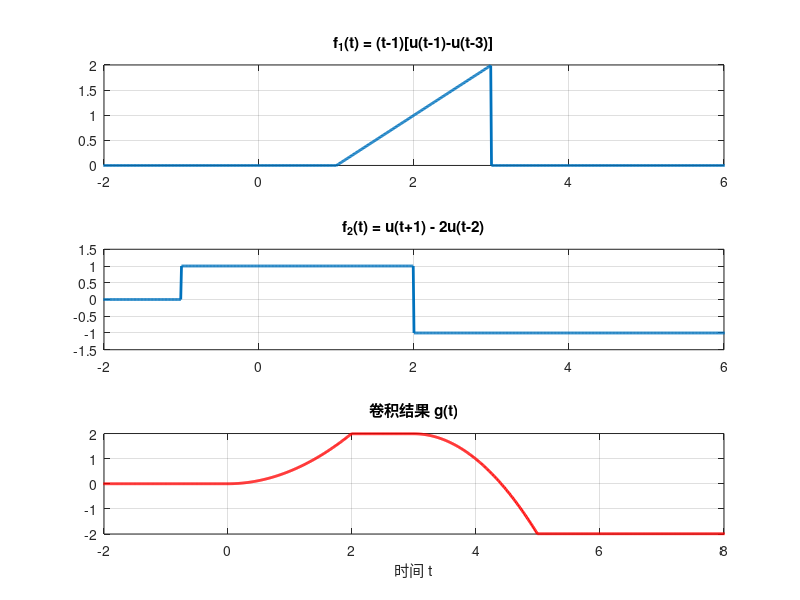

Recreate this plot in MATLAB.
% 第4题 MATLAB代码
clc; clear; close all;

% 1. 定义时间参数
dt = 0.01;
t = -3:dt:8; % 选取足够宽的时间窗口

% 2. 定义信号
% f1(t) = (t-1)[u(t-1) - u(t-3)]
% 在 1到3 之间是斜坡 (t-1)，其他为0
f1 = (t - 1) .* ((t >= 1) & (t < 3));

% f2(t) = u(t+1) - 2u(t-2)
% t < -1: 0
% -1 <= t < 2: 1
% t >= 2: 1 - 2 = -1
f2 = 1.0 * (t >= -1) - 2.0 * (t >= 2);

% 3. 计算卷积
g = conv(f1, f2) * dt;

% 4. 卷积结果的时间轴
t_g = linspace(t(1)+t(1), t(end)+t(end), length(g));

% 5. 绘图
figure('Name', '第4题: 斜坡与阶跃组合卷积');

subplot(3,1,1);
plot(t, f1, 'LineWidth', 2);
title('f_1(t) = (t-1)[u(t-1)-u(t-3)]'); 
grid on; xlim([-2 6]);

subplot(3,1,2);
plot(t, f2, 'LineWidth', 2);
title('f_2(t) = u(t+1) - 2u(t-2)'); 
grid on; xlim([-2 6]); ylim([-1.5 1.5]);

subplot(3,1,3);
plot(t_g, g, 'r', 'LineWidth', 2);
title('卷积结果 g(t)');
grid on; xlim([-2 8]); % 限制显示范围以观察主要变化
xlabel('时间 t');
